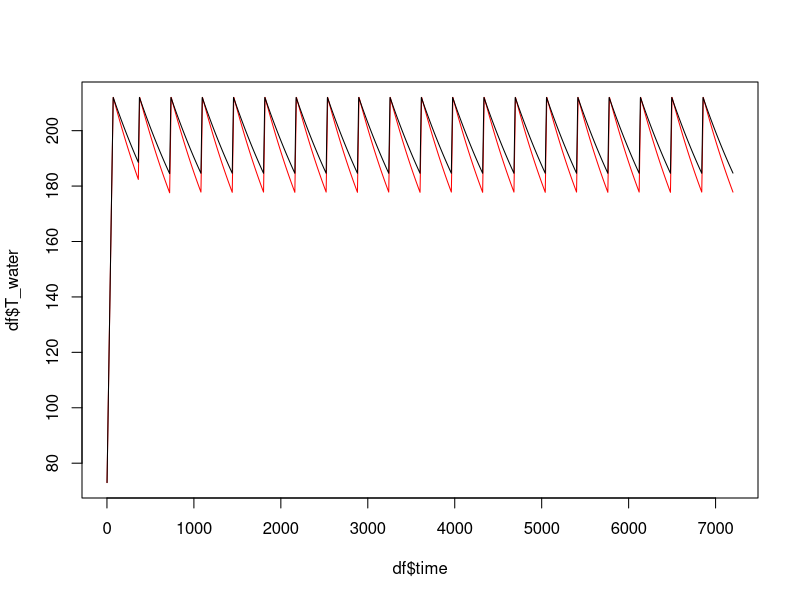
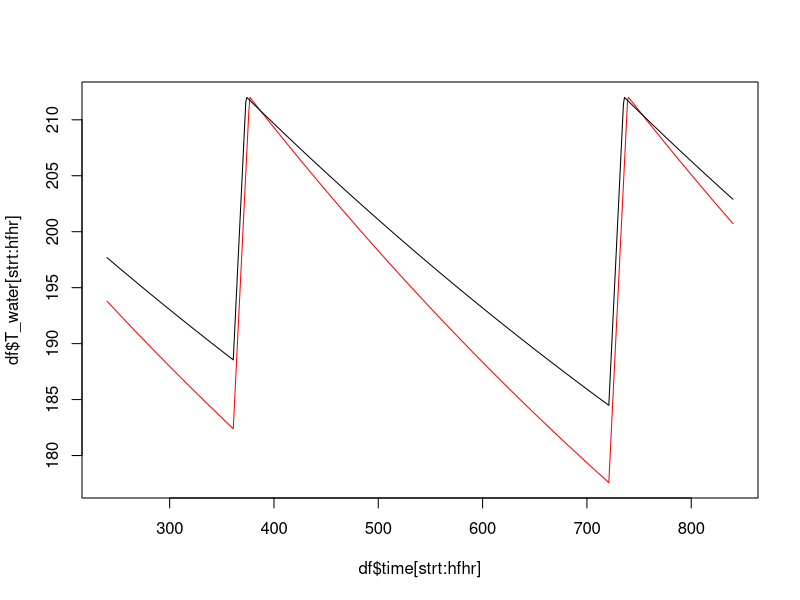

The R source for these figures, in order:
#Tea-kettle technical advisory committee

#Establishing constant values
standby=25
active=1400
HLR_old_w_hr_F=.7097
HLR_new_w_hr_F=.5846938

T_air=60
bp=212
#should we vary the mass?
m_water=3.315
time_diff=1/12
heat_freq=30/time_diff

#setting up the prelims
obs=(600/time_diff)
time=1:obs
df=data.frame(time=time)

df$heat_up=df$time%%heat_freq
df$heat_up[which(df$heat_up!=1)]=0

df$T_water=NA
df$T_water[1]=73

df$T_water_new=NA
df$T_water_new[1]=73

df$Watt_input=NA
df$Watt_input_adj=NA
df$Watt_input[which(df$heat_up==1)]=(standby+active)*3.412

df$Watt_input_new=NA
df$Watt_input_adj_new=NA
df$Watt_input_new[which(df$heat_up==1)]=(standby+active)*3.412

df$Delta_T=NA
df$Delta_T_new=NA
  
df$Delta_T[1]=df$T_water[1]-T_air
df$Delta_T_new[1]=df$T_water_new[1]-T_air

df$Watt_input_adj[1]=df$Watt_input[1]-(HLR_old_w_hr_F*3.412)*df$Delta_T[1]
df$Watt_input_adj_new[1]=df$Watt_input_new[1]-(HLR_new_w_hr_F*3.412)*df$Delta_T_new[1]

for (i in 2:obs) {
  df$T_water[i]=df$T_water[i-1]+time_diff*df$Watt_input_adj[i-1]/(m_water*60) 
  df$T_water_new[i]=df$T_water_new[i-1]+time_diff*df$Watt_input_adj_new[i-1]/(m_water*60) 
  
  df$Delta_T[i]=df$T_water[i]-T_air
  df$Delta_T_new[i]=df$T_water_new[i]-T_air
  
  if (df$T_water[i]>bp) {df$T_water[i]=bp}
  if (df$T_water_new[i]>bp) {df$T_water_new[i]=bp}
  
  
  if (is.na(df$Watt_input[i])){
    if (df$T_water[i]<bp & df$T_water[i]>df$T_water[i-1]) {
      df$Watt_input[i]=(standby+active)*3.412
    }  else {
      df$Watt_input[i]=standby*3.412
    }
  }
  if (is.na(df$Watt_input_new[i])){
    if (df$T_water_new[i]<bp & df$T_water_new[i]>df$T_water_new[i-1]) {
      df$Watt_input_new[i]=(standby+active)*3.412
    }  else {
      df$Watt_input_new[i]=standby*3.412
    }
  }
  
  df$Watt_input_adj[i]=df$Watt_input[i]-(HLR_old_w_hr_F*3.412)*df$Delta_T[i]  
  df$Watt_input_adj_new[i]=df$Watt_input_new[i]-(HLR_new_w_hr_F*3.412)*df$Delta_T_new[i]  
  
}

summary(df$Watt_input)
summary(df$Watt_input_new)

plot(df$time,df$T_water,type="l", col="red",)
lines(df$time,df$T_water_new,type="l", col.main="blue",pch=22)

energy_savings=round((mean(df$Watt_input)-mean(df$Watt_input_new))*50*52/(3.412*1000))
print(paste0("Annual Energy Savings of: ",energy_savings," kWh!"))
percent_savings=100*round(((mean(df$Watt_input)-mean(df$Watt_input_new))*50*52/(3.412*1000))/mean(df$Watt_input),3)
print(paste0("That's ",percent_savings," Percent!"))

#  plot(df$time,df$Watt_input,type="l", col="red",)
#  lines(df$time,df$Watt_input_new,type="l", col.main="blue",pch=22)
hfhr=(70/time_diff)
strt=20/time_diff
plot(df$time[strt:hfhr],df$T_water[strt:hfhr],type="l", col="red",)
lines(df$time[strt:hfhr],df$T_water_new[strt:hfhr],type="l", col.main="blue",pch=22)


